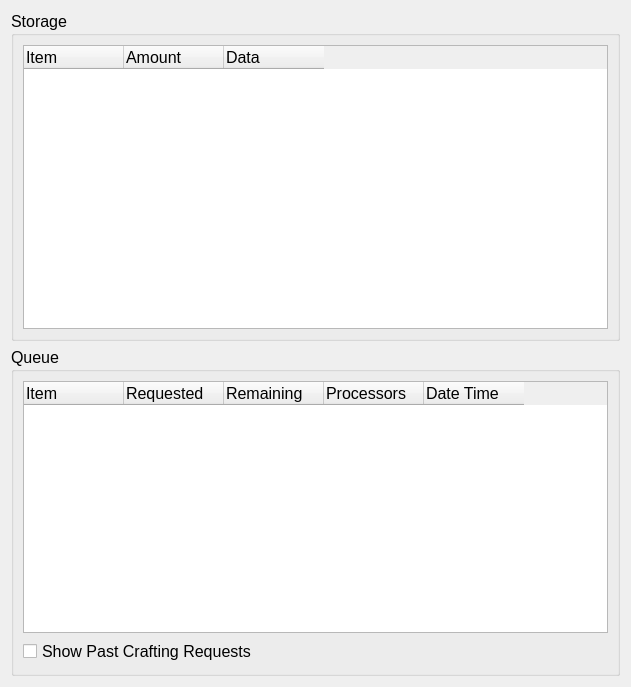
<?xml version="1.0" encoding="UTF-8"?>
<ui version="4.0">
 <class>Storage</class>
 <widget class="QWidget" name="Storage">
  <property name="geometry">
   <rect>
    <x>0</x>
    <y>0</y>
    <width>631</width>
    <height>687</height>
   </rect>
  </property>
  <property name="windowTitle">
   <string>Storage - OpenControl</string>
  </property>
  <property name="windowIcon">
   <iconset>
    <normaloff>//media/Eli/Projects/OpenControl/Python Source/gui/OpenComputers.ico</normaloff>//media/Eli/Projects/OpenControl/Python Source/gui/OpenComputers.ico</iconset>
  </property>
  <layout class="QGridLayout" name="gridLayout_3">
   <item row="2" column="0">
    <widget class="QGroupBox" name="queueGroup">
     <property name="font">
      <font>
       <pointsize>12</pointsize>
      </font>
     </property>
     <property name="title">
      <string>Queue</string>
     </property>
     <layout class="QGridLayout" name="gridLayout_5">
      <item row="0" column="0">
       <widget class="QTableWidget" name="queueTable">
        <column>
         <property name="text">
          <string>Item</string>
         </property>
         <property name="textAlignment">
          <set>AlignLeading|AlignVCenter</set>
         </property>
        </column>
        <column>
         <property name="text">
          <string>Requested</string>
         </property>
         <property name="textAlignment">
          <set>AlignLeading|AlignVCenter</set>
         </property>
        </column>
        <column>
         <property name="text">
          <string>Remaining</string>
         </property>
         <property name="textAlignment">
          <set>AlignLeading|AlignVCenter</set>
         </property>
        </column>
        <column>
         <property name="text">
          <string>Processors</string>
         </property>
         <property name="textAlignment">
          <set>AlignLeading|AlignVCenter</set>
         </property>
        </column>
        <column>
         <property name="text">
          <string>Date Time</string>
         </property>
         <property name="textAlignment">
          <set>AlignLeading|AlignVCenter</set>
         </property>
        </column>
       </widget>
      </item>
      <item row="1" column="0">
       <widget class="QCheckBox" name="showPastRequests">
        <property name="text">
         <string>Show Past Crafting Requests</string>
        </property>
       </widget>
      </item>
     </layout>
    </widget>
   </item>
   <item row="1" column="0">
    <widget class="QGroupBox" name="storageGroup">
     <property name="font">
      <font>
       <pointsize>12</pointsize>
      </font>
     </property>
     <property name="title">
      <string>Storage</string>
     </property>
     <layout class="QGridLayout" name="gridLayout_4">
      <item row="0" column="0">
       <widget class="QTableWidget" name="storageTable">
        <property name="sortingEnabled">
         <bool>true</bool>
        </property>
        <property name="columnCount">
         <number>3</number>
        </property>
        <column>
         <property name="text">
          <string>Item</string>
         </property>
         <property name="textAlignment">
          <set>AlignLeading|AlignVCenter</set>
         </property>
        </column>
        <column>
         <property name="text">
          <string>Amount</string>
         </property>
         <property name="textAlignment">
          <set>AlignLeading|AlignVCenter</set>
         </property>
        </column>
        <column>
         <property name="text">
          <string notr="true">Data</string>
         </property>
         <property name="textAlignment">
          <set>AlignLeading|AlignVCenter</set>
         </property>
        </column>
       </widget>
      </item>
     </layout>
    </widget>
   </item>
  </layout>
 </widget>
 <resources/>
 <connections/>
</ui>
